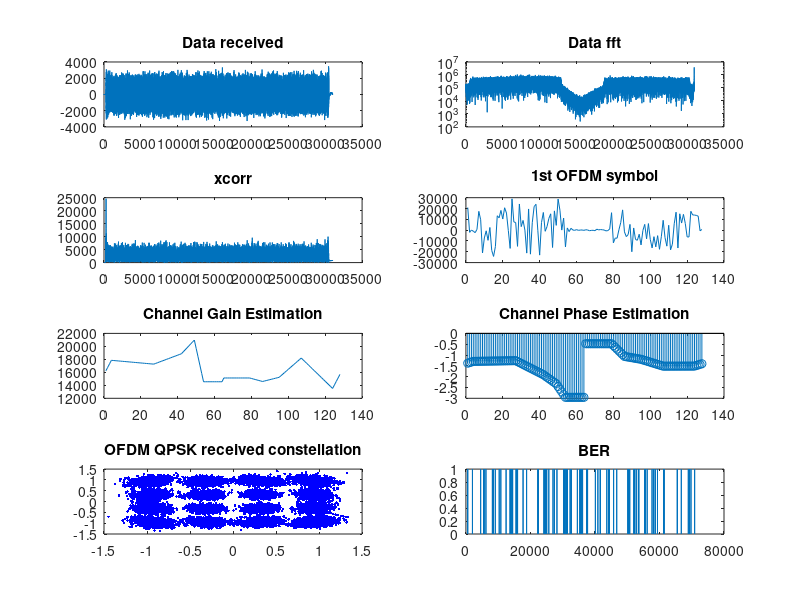
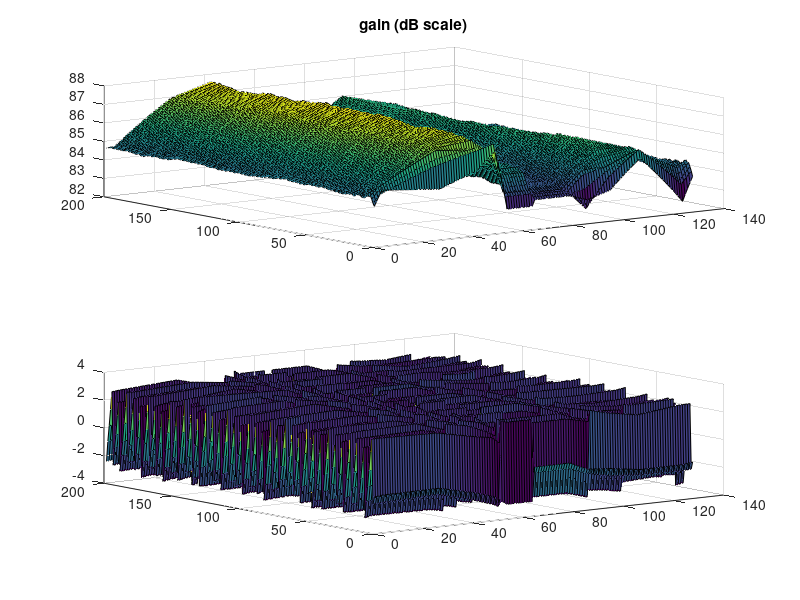
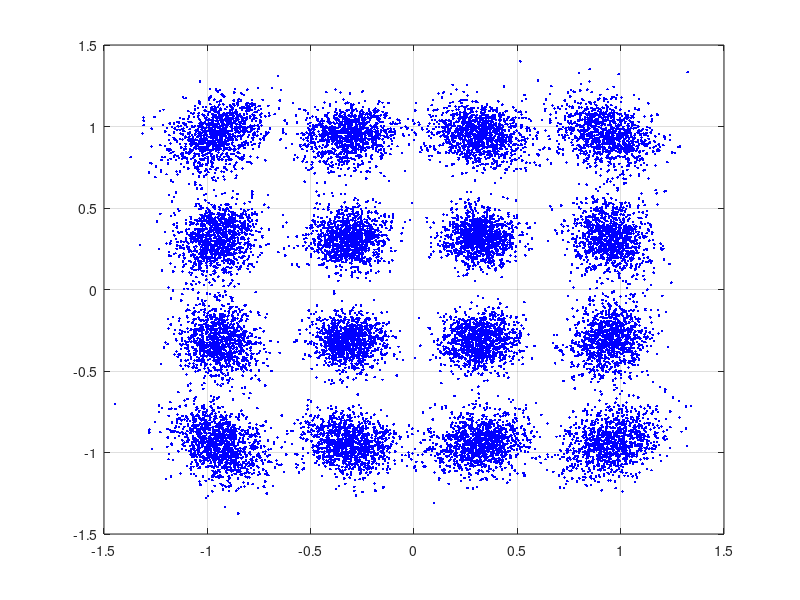
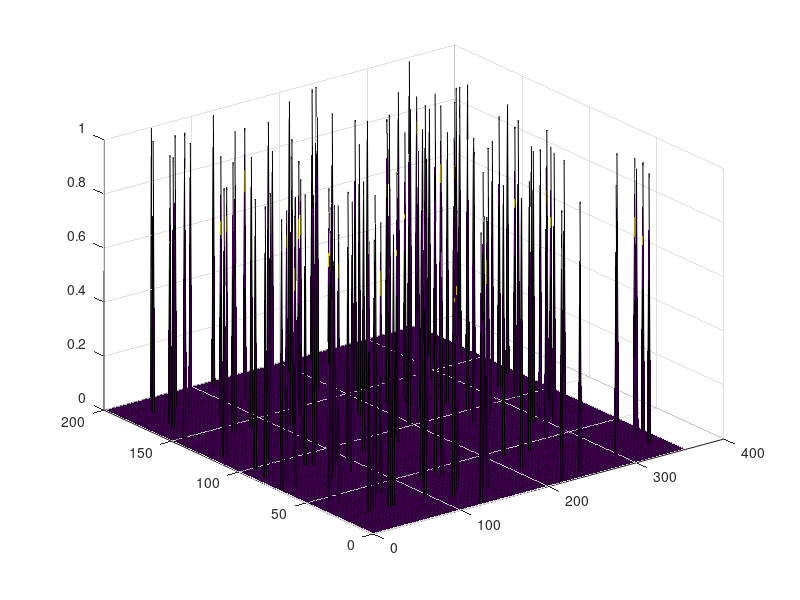

These charts were generated, in order, by the following MATLAB code:
% harness.m
% For more information search for "README:" in harness.cpp.

clear all;
close all;

% Read data from file
%load('rx_data_23.mat'
load('tx_data_cpp.mat')
load('dData.mat')


N_samps=31000;
fid1=fopen('received0.dat','r');
x_rec=fread(fid1, 2*N_samps,'short');
fclose(fid1);

received_data= zeros(1,N_samps);
count = 1;
for i=1:2:2*N_samps
    received_data(count) = complex(x_rec(i),x_rec(i+1));
    count = count+1;
end

%save('testCPP.mat','received_data')

figure(1)
subplot(4,2,1)
plot(real(received_data))
title('Data received')
subplot(4,2,2)
semilogy(abs(fft(received_data)))
title('Data fft')


  %load cross correlation:  
  fid1=fopen('xcorr.dat','r');
  xcorrAbs=fread(fid1, N_samps,'double');
  fclose(fid1);

  length(xcorrAbs);

  figure(1)
  subplot(4,2,3)
  plot(xcorrAbs);
  title('xcorr')

  %load OFDM symbols corrected and without CP:
  
 fid=fopen('ofdm_cp.dat','r');
 temp=fread(fid,2*nr_car*nr_OFDM_symbols,'double');
 fclose(fid); 

 count=1; 
 dataOFDM_cpp=zeros(nr_OFDM_symbols,nr_car);
 for i=1:nr_OFDM_symbols
    for k=1:nr_car
        dataOFDM_cpp(i,k)=complex(temp(count),temp(count+1));   
        count=count+2;
    end
 end
 
  figure(1)
  subplot(4,2,4)
  plot(real((dataOFDM_cpp(1,:))));
  title('1st OFDM symbol')

  %load received Pilot gain:
  
 fid=fopen('rx_pilot_gain.dat','r');
 temp=fread(fid,length_pilot*nr_OFDM_symbols,'double');
 fclose(fid); 

 count=1; 
 pilot_gain=zeros(nr_OFDM_symbols,length_pilot);
 for i=1:nr_OFDM_symbols
    for k=1:length_pilot
        pilot_gain(i,k)=temp(count);   
        count=count+1;
    end
 end
 
 %load received Pilot phase:
  
 fid=fopen('rx_pilot_phase.dat','r');
 temp=fread(fid,length_pilot*nr_OFDM_symbols,'double');
 fclose(fid); 

 count=1; 
 pilot_phase=zeros(nr_OFDM_symbols,length_pilot);
 for i=1:nr_OFDM_symbols
    for k=1:length_pilot
        pilot_phase(i,k)=temp(count);   
        count=count+1;
    end
 end
 
 
 fid=fopen('cons_ofdm.dat','r');
 temp=fread(fid,2*nr_used_car*nr_OFDM_symbols,'double');
 fclose(fid); 

 count=1; 
 consOFDM_cpp=zeros(nr_OFDM_symbols,nr_used_car);
 for i=1:nr_OFDM_symbols
    for k=1:nr_used_car
        consOFDM_cpp(i,k)=complex(temp(count),temp(count+1));   
        count=count+2;
    end
 end
 
 %load filtered Pilot gain:
  
 fid=fopen('filt_pilot_gain.dat','r');
 temp=fread(fid,length_pilot*nr_OFDM_symbols,'double');
 fclose(fid); 

 count=1; 
 filt_pilot_gain=zeros(nr_OFDM_symbols,length_pilot);
 for i=1:nr_OFDM_symbols
    for k=1:length_pilot
        filt_pilot_gain(i,k)=temp(count);   
        count=count+1;
    end
 end
 
 %load filtered Phase gain:
  
 fid=fopen('filt_pilot_phase.dat','r');
 temp=fread(fid,length_pilot*nr_OFDM_symbols,'double');
 fclose(fid); 

 count=1; 
 filt_pilot_phase=zeros(nr_OFDM_symbols,length_pilot);
 for i=1:nr_OFDM_symbols
    for k=1:length_pilot
        filt_pilot_phase(i,k)=temp(count);   
        count=count+1;
    end
 end
 
 
 %load interp Pilot gain:
  
 fid=fopen('int_pilot_gain.dat','r');
 temp=fread(fid,nr_car*nr_OFDM_symbols,'double');
 fclose(fid); 

 count=1; 
 int_pilot_gain=zeros(nr_OFDM_symbols,nr_car);
 for i=1:nr_OFDM_symbols
    for k=1:nr_car
        int_pilot_gain(i,k)=temp(count);   
        count=count+1;
    end
 end
 
  figure(1)
  subplot(4,2,5)
  plot(int_pilot_gain(1,:))
  title('Channel Gain Estimation')

  figure(2)
  subplot(2,1,1)
  surf(20*log10(int_pilot_gain))
  title('gain (dB scale)')
 
 %load interp Phase gain:
  
 fid=fopen('int_pilot_phase.dat','r');
 temp=fread(fid,nr_car*nr_OFDM_symbols,'double');
 fclose(fid); 

 count=1; 
 int_pilot_phase=zeros(nr_OFDM_symbols,nr_car);
 for i=1:nr_OFDM_symbols
    for k=1:nr_car
        int_pilot_phase(i,k)=temp(count);   
        count=count+1;
    end
 end
 
  figure(1)
  subplot(4,2,6)
  stem(int_pilot_phase(1,:))
  title('Channel Phase Estimation')
  
  figure(2)
  subplot(2,1,2)
  surf(int_pilot_phase)
 
  %load OFDM symbols corrected and without CP:
  
 fid=fopen('qpsk_data.dat','r');
 temp=fread(fid,2*nr_used_car*nr_OFDM_symbols,'double');
 fclose(fid); 

 count=1; 
 data_qpsk=zeros(nr_OFDM_symbols,nr_used_car);
 for i=1:nr_OFDM_symbols
    for k=1:nr_used_car
        data_qpsk(i,k)=complex(temp(count),temp(count+1));   
        count=count+2;
    end
 end
 
  figure(1)
  subplot(4,2,7)
  plot(reshape(data_qpsk(1:end,:),1,nr_used_car*nr_OFDM_symbols),'.b')
  title('OFDM QPSK received constellation')
 
  figure(3)
  %plot(reshape(data_qpsk(20:end,1:46),1,24978),'.b')
  plot(reshape(data_qpsk(1:end,1:end),1,nr_used_car*nr_OFDM_symbols-0*nr_used_car),'.b') 
  grid on
  %load binary data:
  
 %Modulation=2;%QPSK
 Modulation=4;%16-QAM
  
 fid=fopen('dataBin.dat','r');
 temp=fread(fid, Modulation*nr_used_car*nr_OFDM_symbols,'short');
 fclose(fid); 
 
 count=1; 
 data_B_cpp=zeros(nr_OFDM_symbols,Modulation*nr_used_car);
 data_B_trans=zeros(nr_OFDM_symbols,Modulation*nr_used_car);
 for i=1:nr_OFDM_symbols
    for k=1:Modulation*nr_used_car
        data_B_cpp(i,k)=temp(count);
        data_B_trans(i,k)=dataT(count);
        count=count+1;
    end
 end
 
 figure(4)
 surf(abs(data_B_cpp-data_B_trans));
 

 rx_data_bin=temp;
 
 error=(abs(dataT(1:Modulation*nr_used_car*nr_OFDM_symbols).'-rx_data_bin));
 BER=sum(error)/length(rx_data_bin)
 
 figure(1)
  subplot(4,2,8)
  plot(error)
  title('BER')
  
  data_rate=(1-BER)*(length(rx_data_bin)/30056)*25;
        ['Data rate: ', num2str(data_rate), 'Mbits/s']


